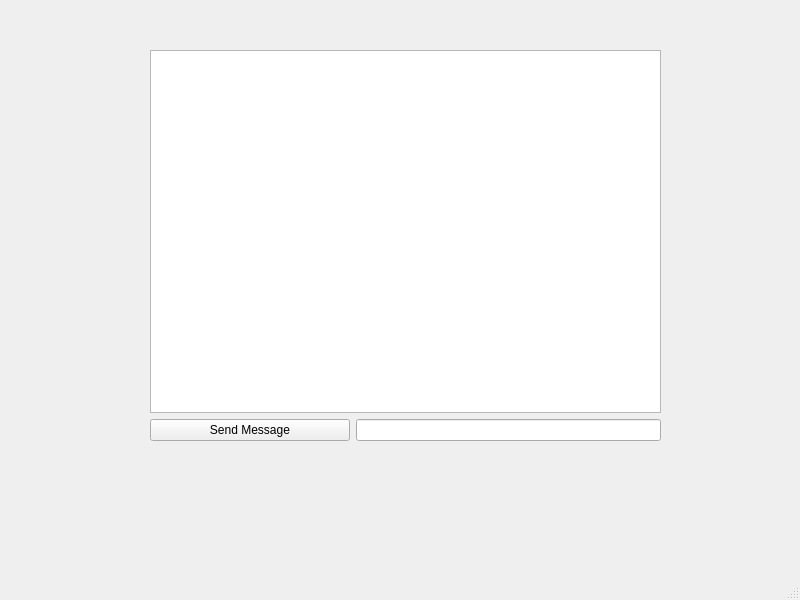
<?xml version="1.0" encoding="UTF-8"?>
<ui version="4.0">
 <class>MainWindow</class>
 <widget class="QMainWindow" name="MainWindow">
  <property name="geometry">
   <rect>
    <x>0</x>
    <y>0</y>
    <width>800</width>
    <height>600</height>
   </rect>
  </property>
  <property name="windowTitle">
   <string>MainWindow</string>
  </property>
  <widget class="QWidget" name="centralwidget">
   <widget class="QWidget" name="">
    <property name="geometry">
     <rect>
      <x>150</x>
      <y>50</y>
      <width>511</width>
      <height>391</height>
     </rect>
    </property>
    <layout class="QVBoxLayout" name="verticalLayout">
     <item>
      <widget class="QTextEdit" name="textEdit"/>
     </item>
     <item>
      <layout class="QHBoxLayout" name="horizontalLayout">
       <item>
        <widget class="QPushButton" name="pushButton">
         <property name="minimumSize">
          <size>
           <width>200</width>
           <height>0</height>
          </size>
         </property>
         <property name="text">
          <string>Send Message</string>
         </property>
        </widget>
       </item>
       <item>
        <widget class="QLineEdit" name="clientMessage"/>
       </item>
      </layout>
     </item>
    </layout>
   </widget>
  </widget>
  <widget class="QMenuBar" name="menubar">
   <property name="geometry">
    <rect>
     <x>0</x>
     <y>0</y>
     <width>800</width>
     <height>25</height>
    </rect>
   </property>
  </widget>
  <widget class="QStatusBar" name="statusbar"/>
 </widget>
 <resources/>
 <connections/>
</ui>
